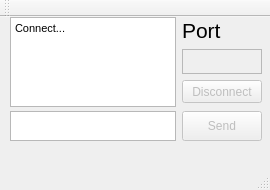
<?xml version="1.0" encoding="UTF-8"?>
<ui version="4.0">
 <class>Server</class>
 <widget class="QMainWindow" name="Server">
  <property name="geometry">
   <rect>
    <x>0</x>
    <y>0</y>
    <width>270</width>
    <height>190</height>
   </rect>
  </property>
  <property name="sizePolicy">
   <sizepolicy hsizetype="Fixed" vsizetype="Fixed">
    <horstretch>0</horstretch>
    <verstretch>0</verstretch>
   </sizepolicy>
  </property>
  <property name="minimumSize">
   <size>
    <width>270</width>
    <height>190</height>
   </size>
  </property>
  <property name="maximumSize">
   <size>
    <width>270</width>
    <height>190</height>
   </size>
  </property>
  <property name="windowTitle">
   <string>Server</string>
  </property>
  <widget class="QWidget" name="centralWidget">
   <property name="sizePolicy">
    <sizepolicy hsizetype="Fixed" vsizetype="Fixed">
     <horstretch>0</horstretch>
     <verstretch>0</verstretch>
    </sizepolicy>
   </property>
   <widget class="QPushButton" name="send">
    <property name="enabled">
     <bool>false</bool>
    </property>
    <property name="geometry">
     <rect>
      <x>182</x>
      <y>94</y>
      <width>80</width>
      <height>30</height>
     </rect>
    </property>
    <property name="sizePolicy">
     <sizepolicy hsizetype="Minimum" vsizetype="Preferred">
      <horstretch>0</horstretch>
      <verstretch>0</verstretch>
     </sizepolicy>
    </property>
    <property name="minimumSize">
     <size>
      <width>80</width>
      <height>30</height>
     </size>
    </property>
    <property name="maximumSize">
     <size>
      <width>80</width>
      <height>30</height>
     </size>
    </property>
    <property name="text">
     <string>Send</string>
    </property>
   </widget>
   <widget class="QPushButton" name="disconnect">
    <property name="enabled">
     <bool>false</bool>
    </property>
    <property name="geometry">
     <rect>
      <x>182</x>
      <y>63</y>
      <width>80</width>
      <height>23</height>
     </rect>
    </property>
    <property name="sizePolicy">
     <sizepolicy hsizetype="Minimum" vsizetype="Preferred">
      <horstretch>0</horstretch>
      <verstretch>0</verstretch>
     </sizepolicy>
    </property>
    <property name="minimumSize">
     <size>
      <width>80</width>
      <height>0</height>
     </size>
    </property>
    <property name="maximumSize">
     <size>
      <width>80</width>
      <height>16777215</height>
     </size>
    </property>
    <property name="text">
     <string>Disconnect</string>
    </property>
   </widget>
   <widget class="QTextEdit" name="dialog">
    <property name="geometry">
     <rect>
      <x>10</x>
      <y>0</y>
      <width>166</width>
      <height>90</height>
     </rect>
    </property>
    <property name="minimumSize">
     <size>
      <width>130</width>
      <height>90</height>
     </size>
    </property>
    <property name="html">
     <string>&lt;!DOCTYPE HTML PUBLIC &quot;-//W3C//DTD HTML 4.0//EN&quot; &quot;http://www.w3.org/TR/REC-html40/strict.dtd&quot;&gt;
&lt;html&gt;&lt;head&gt;&lt;meta name=&quot;qrichtext&quot; content=&quot;1&quot; /&gt;&lt;style type=&quot;text/css&quot;&gt;
p, li { white-space: pre-wrap; }
&lt;/style&gt;&lt;/head&gt;&lt;body style=&quot; font-family:'MS Shell Dlg 2'; font-size:8.25pt; font-weight:400; font-style:normal;&quot;&gt;
&lt;p style=&quot; margin-top:0px; margin-bottom:0px; margin-left:0px; margin-right:0px; -qt-block-indent:0; text-indent:0px;&quot;&gt;Connect...&lt;/p&gt;&lt;/body&gt;&lt;/html&gt;</string>
    </property>
   </widget>
   <widget class="QPlainTextEdit" name="port">
    <property name="enabled">
     <bool>false</bool>
    </property>
    <property name="geometry">
     <rect>
      <x>182</x>
      <y>32</y>
      <width>80</width>
      <height>25</height>
     </rect>
    </property>
    <property name="minimumSize">
     <size>
      <width>80</width>
      <height>25</height>
     </size>
    </property>
    <property name="maximumSize">
     <size>
      <width>80</width>
      <height>25</height>
     </size>
    </property>
   </widget>
   <widget class="QLabel" name="label">
    <property name="geometry">
     <rect>
      <x>182</x>
      <y>0</y>
      <width>80</width>
      <height>26</height>
     </rect>
    </property>
    <property name="minimumSize">
     <size>
      <width>80</width>
      <height>0</height>
     </size>
    </property>
    <property name="maximumSize">
     <size>
      <width>80</width>
      <height>16777215</height>
     </size>
    </property>
    <property name="font">
     <font>
      <pointsize>16</pointsize>
     </font>
    </property>
    <property name="text">
     <string>Port</string>
    </property>
   </widget>
   <widget class="QPlainTextEdit" name="toSend">
    <property name="geometry">
     <rect>
      <x>10</x>
      <y>94</y>
      <width>166</width>
      <height>30</height>
     </rect>
    </property>
    <property name="minimumSize">
     <size>
      <width>130</width>
      <height>30</height>
     </size>
    </property>
    <property name="maximumSize">
     <size>
      <width>16777215</width>
      <height>30</height>
     </size>
    </property>
   </widget>
  </widget>
  <widget class="QMenuBar" name="menuBar">
   <property name="geometry">
    <rect>
     <x>0</x>
     <y>0</y>
     <width>270</width>
     <height>21</height>
    </rect>
   </property>
  </widget>
  <widget class="QToolBar" name="mainToolBar">
   <attribute name="toolBarArea">
    <enum>TopToolBarArea</enum>
   </attribute>
   <attribute name="toolBarBreak">
    <bool>false</bool>
   </attribute>
  </widget>
  <widget class="QStatusBar" name="statusBar"/>
 </widget>
 <layoutdefault spacing="6" margin="11"/>
 <resources/>
 <connections/>
</ui>
